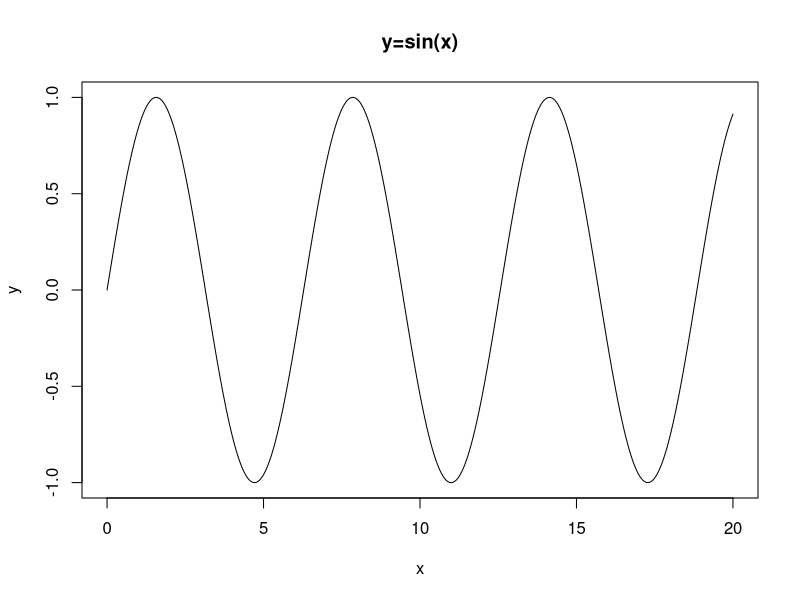

Write R code to recreate this figure.
## ---- chunk 1
x <- seq(from=0, to=20, by=0.01)
y <- sin(x)
sin_df <-data.frame(x,y)
head(sin_df,3)
plot(x,y,main="y=sin(x)", type = "l")

